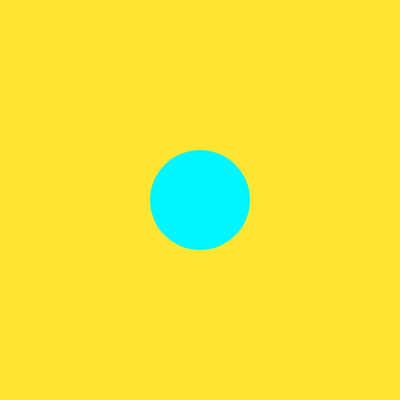
Frame 1 (no input)
Frame 60 (no input): identical to frame 1, image omitted
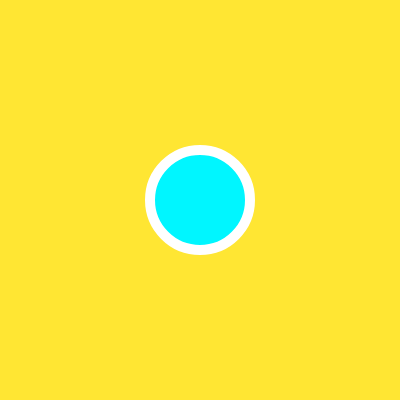
Frame 120 (the mouse pressed at the canvas centre since frame 60)

The p5.js sketch that drew these frames (run headless with seeded random() and noise() and a simulated clock; from frame 60 on, the mouse is pressed at the canvas centre):

// p5.js sketch
// ── sketch.js
const width = 400;
const height = 400;
const halfW = width / 2;
const halfH = height / 2;

let bgColor;
let x = halfW;
let y = halfH;
let sz = 100;

let targetWeight = 2;
let currentWeight = 2;

let targetAlpha = 0;
let currentAlpha = 0;

function setup() {
	createCanvas(width, height);
	colorMode(HSB);
	smooth();
	noStroke();

	fill(random(255), 150, 200);
	bgColor = color(random(255), 80, 255);
	background(bgColor);
}

function draw() {
	background(bgColor);

	if (dist(x, y, mouseX, mouseY) < sz / 2) {
		targetAlpha = 255;

		if (mouseIsPressed) {
			cursor('grab');
			targetWeight = 10;
			x = lerp(x, mouseX, 0.2);
			y = lerp(y, mouseY, 0.2);
		} else {
			cursor(HAND);
			targetWeight = 5;
		}
	} else {
		cursor(ARROW);
		targetAlpha = 0;
		targetWeight = 0;
	}

	currentWeight = lerp(currentWeight, targetWeight, 0.2);
	strokeWeight(currentWeight);

	currentAlpha = lerp(currentAlpha, targetAlpha, 0.2);
	stroke(255, currentAlpha);

	ellipse(x, y, sz, sz);
}
